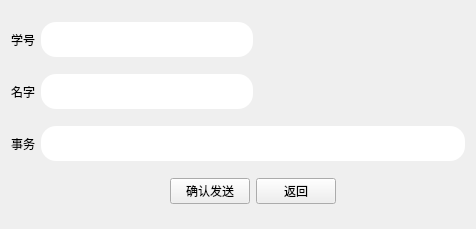
<?xml version="1.0" encoding="UTF-8"?>
<ui version="4.0">
 <class>contact_manage</class>
 <widget class="QWidget" name="contact_manage">
  <property name="geometry">
   <rect>
    <x>0</x>
    <y>0</y>
    <width>476</width>
    <height>229</height>
   </rect>
  </property>
  <property name="maximumSize">
   <size>
    <width>476</width>
    <height>229</height>
   </size>
  </property>
  <property name="windowTitle">
   <string>Form</string>
  </property>
  <property name="styleSheet">
   <string notr="true">
</string>
  </property>
  <layout class="QGridLayout" name="gridLayout_2">
   <item row="0" column="0" colspan="2">
    <layout class="QHBoxLayout" name="horizontalLayout_2">
     <item>
      <widget class="QLabel" name="sid">
       <property name="styleSheet">
        <string notr="true">font: 12pt &quot;Arial&quot;;</string>
       </property>
       <property name="text">
        <string>学号</string>
       </property>
      </widget>
     </item>
     <item>
      <widget class="QLineEdit" name="idLineEdit">
       <property name="minimumSize">
        <size>
         <width>35</width>
         <height>35</height>
        </size>
       </property>
       <property name="styleSheet">
        <string notr="true">font: 12pt &quot;Arial&quot;;
border-radius: 15px;</string>
       </property>
      </widget>
     </item>
     <item>
      <spacer name="horizontalSpacer_4">
       <property name="orientation">
        <enum>Qt::Horizontal</enum>
       </property>
       <property name="sizeHint" stdset="0">
        <size>
         <width>40</width>
         <height>20</height>
        </size>
       </property>
      </spacer>
     </item>
    </layout>
   </item>
   <item row="1" column="0" colspan="2">
    <layout class="QHBoxLayout" name="horizontalLayout_3">
     <item>
      <widget class="QLabel" name="sname">
       <property name="styleSheet">
        <string notr="true">font: 12pt &quot;Arial&quot;;</string>
       </property>
       <property name="text">
        <string>名字</string>
       </property>
      </widget>
     </item>
     <item>
      <widget class="QLineEdit" name="idLineEdit_2">
       <property name="minimumSize">
        <size>
         <width>35</width>
         <height>35</height>
        </size>
       </property>
       <property name="styleSheet">
        <string notr="true">font: 12pt &quot;Arial&quot;;
border-radius: 15px;</string>
       </property>
      </widget>
     </item>
     <item>
      <spacer name="horizontalSpacer_2">
       <property name="orientation">
        <enum>Qt::Horizontal</enum>
       </property>
       <property name="sizeHint" stdset="0">
        <size>
         <width>40</width>
         <height>20</height>
        </size>
       </property>
      </spacer>
     </item>
    </layout>
   </item>
   <item row="2" column="0">
    <widget class="QLabel" name="affairs">
     <property name="styleSheet">
      <string notr="true">font: 12pt &quot;Arial&quot;;</string>
     </property>
     <property name="text">
      <string>事务</string>
     </property>
    </widget>
   </item>
   <item row="2" column="1">
    <widget class="QLineEdit" name="idLineEdit_3">
     <property name="minimumSize">
      <size>
       <width>35</width>
       <height>35</height>
      </size>
     </property>
     <property name="styleSheet">
      <string notr="true">font: 12pt &quot;Arial&quot;;
border-radius: 15px;</string>
     </property>
    </widget>
   </item>
   <item row="3" column="1">
    <layout class="QGridLayout" name="gridLayout">
     <item row="0" column="4">
      <spacer name="horizontalSpacer">
       <property name="orientation">
        <enum>Qt::Horizontal</enum>
       </property>
       <property name="sizeHint" stdset="0">
        <size>
         <width>40</width>
         <height>20</height>
        </size>
       </property>
      </spacer>
     </item>
     <item row="0" column="0">
      <spacer name="horizontalSpacer_3">
       <property name="orientation">
        <enum>Qt::Horizontal</enum>
       </property>
       <property name="sizeHint" stdset="0">
        <size>
         <width>40</width>
         <height>20</height>
        </size>
       </property>
      </spacer>
     </item>
     <item row="0" column="2">
      <widget class="QPushButton" name="backButton">
       <property name="styleSheet">
        <string notr="true">font: 12pt &quot;Arial&quot;;</string>
       </property>
       <property name="text">
        <string>返回</string>
       </property>
      </widget>
     </item>
     <item row="0" column="1">
      <widget class="QPushButton" name="sendButton">
       <property name="styleSheet">
        <string notr="true">font: 12pt &quot;Arial&quot;;</string>
       </property>
       <property name="text">
        <string>确认发送</string>
       </property>
      </widget>
     </item>
    </layout>
   </item>
  </layout>
 </widget>
 <resources/>
 <connections/>
</ui>
